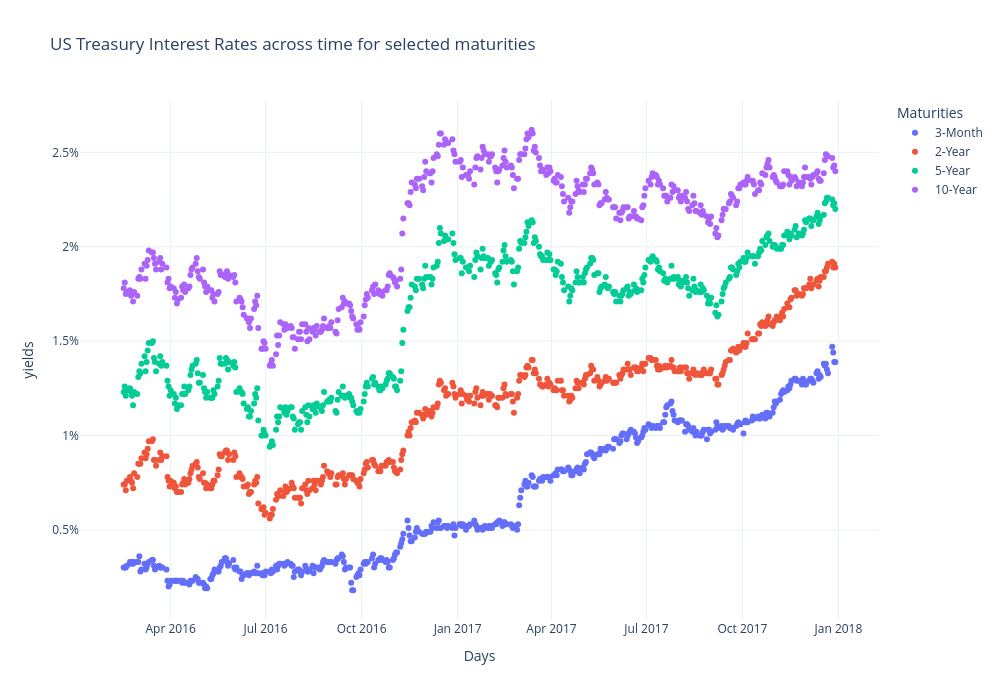

Notebook code for this chart:
### Markdown cell above
#### Plot yields

### Code cell
fig = go.Figure()

maturities_to_plot = ['3-Month', '2-Year', '5-Year', '10-Year']
#maturities_to_plot = tyield_df.columns

for mat in maturities_to_plot:
    fig.add_trace(
        go.Scatter(
            x=tyield_df.index,
            y=tyield_df[mat],
            mode='markers',
            text=[f"{p:.2f}%" for p in tyield_df[mat]],
            name=mat,
        )
    )
    
    fig.update_layout(
        title='US Treasury Interest Rates across time for selected maturities',
        xaxis={'title': 'Days'},
        yaxis={'title': 'yields', 'ticksuffix': '%'},
        legend={'title': 'Maturities'},
        template='plotly_white',
        hovermode='x unified',
        width=1000,
        height=700,
    )

fig.show()

### Figure 1 — Plotly figure (JSON) as saved in the notebook; plotly's stock layout.template omitted (floating-point values rounded to 4 significant figures; data arrays with more than 128 entries replaced by an {"elided": "..."} marker saying what was removed)
{"data": [{"mode": "markers", "name": "3-Month", "text": {"elided": "471 str values"}, "x": {"elided": "471 str values"}, "y": {"elided": "471 float values"}, "type": "scatter"}, {"mode": "markers", "name": "2-Year", "text": {"elided": "471 str values"}, "x": {"elided": "471 str values"}, "y": {"elided": "471 float values"}, "type": "scatter"}, {"mode": "markers", "name": "5-Year", "text": {"elided": "471 str values"}, "x": {"elided": "471 str values"}, "y": {"elided": "471 float values"}, "type": "scatter"}, {"mode": "markers", "name": "10-Year", "text": {"elided": "471 str values"}, "x": {"elided": "471 str values"}, "y": {"elided": "471 float values"}, "type": "scatter"}], "layout": {"yaxis": {"title": {"text": "yields"}, "ticksuffix": "%"}, "title": {"text": "US Treasury Interest Rates across time for selected maturities"}, "xaxis": {"title": {"text": "Days"}}, "legend": {"title": {"text": "Maturities"}}, "hovermode": "x unified", "width": 1000, "height": 700}}
